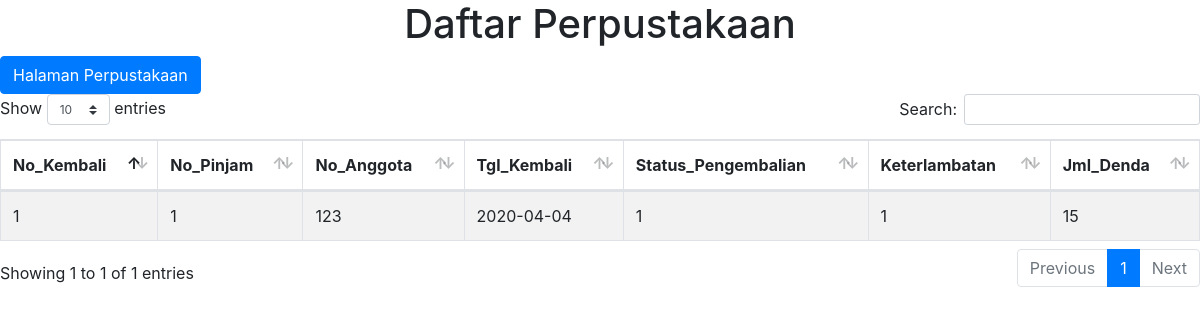
The page /Interface/latihan/pengembalian.php on the database as committed earlier.
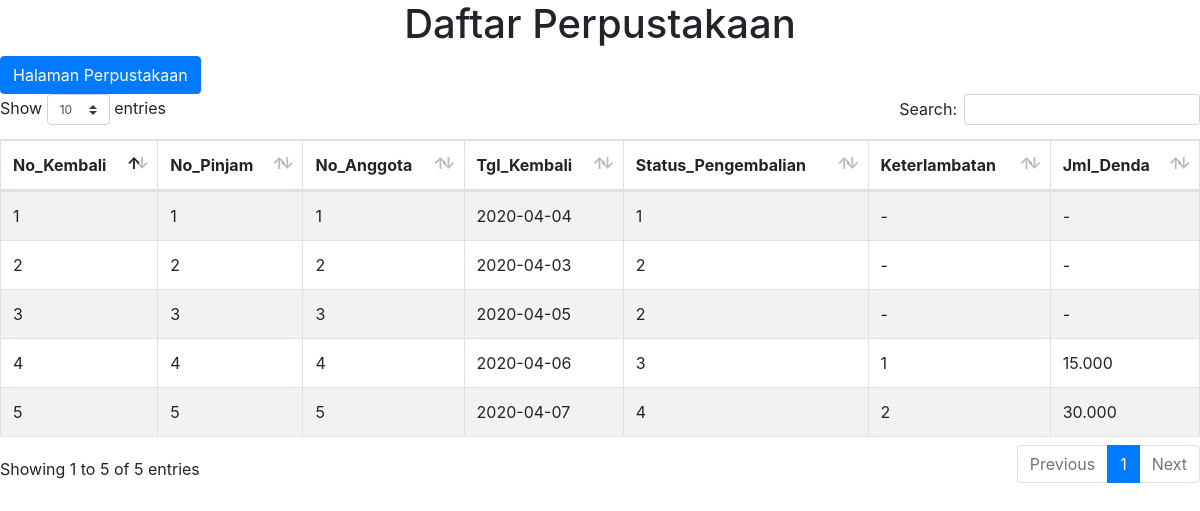
The same page on the database as committed later.
### tables this page shows
CREATE TABLE `tb_pengembalian` (
  `No_Kembali` varchar(5) NOT NULL,
  `No_Pinjam` varchar(7) NOT NULL,
  `Tgl_Kembali` date NOT NULL,
  `No_Anggota` varchar(100) NOT NULL,
  `Status_Pengembalian` varchar(5) NOT NULL,
  `Keterlambatan` varchar(8) NOT NULL,
  `Jml_Denda` varchar(10) NOT NULL
);

### Interface/latihan/pengembalian.php (the view, shortened to what this page needs)
<?php
$koneksi = mysqli_connect("localhost","root","","perpustakaan");
$result= mysqli_query ($koneksi,"SELECT * FROM tb_pengembalian");
?>
<!DOCTYPE html>
<html>
<head>
        <link href="responsive.css" rel="stylesheet" />
</head>
<body>
    <h1 class="text-center">Daftar Perpustakaan</h1>
    <a href="index.php" class="btn btn-primary">Halaman Perpustakaan</a>
    <table  id="example" class="table table-bordered table-striped dt-responsive nowrap" style="width:100%;">
        <thead>
        <tr>
            <th>No_Kembali</th>
            <th>No_Pinjam</th>
            <th>No_Anggota</th>
            <th>Tgl_Kembali</th>
            <th>Status_Pengembalian</th>
            <th>Keterlambatan</th>
            <th>Jml_Denda</th>
        </tr>
</thead>
<tbody>
       <?php while($row=mysqli_fetch_assoc($result)){ ?>
        <tr>
            <td><?= $row['No_Kembali']; ?></td>
            <td><?= $row['No_Pinjam']; ?></td>
            <td><?= $row['No_Anggota']; ?></td>
            <td><?= $row['Tgl_Kembali']; ?></td>
            <td><?= $row['Status_Pengembalian']; ?></td>
            <td><?= $row['Keterlambatan']; ?></td>
            <td><?= $row['Jml_Denda']; ?></td>
        </tr>
        <?php } ?>
    </tbody>
    </table>
</body>
</html>

Rows that differ between the two databases and show on the page:
changed tb_pengembalian id 1: No_Anggota "123" → "1"; Keterlambatan "1" → "-"; Jml_Denda "15" → "-"
added tb_pengembalian: No_Kembali "2", No_Pinjam "2", No_Anggota "2", Tgl_Kembali "2020-04-03", Status_Pengembalian "2", Keterlambatan "-", Jml_Denda "-"
added tb_pengembalian: No_Kembali "3", No_Pinjam "3", No_Anggota "3", Tgl_Kembali "2020-04-05", Status_Pengembalian "2", Keterlambatan "-", Jml_Denda "-"
added tb_pengembalian: No_Kembali "4", No_Pinjam "4", No_Anggota "4", Tgl_Kembali "2020-04-06", Status_Pengembalian "3", Keterlambatan "1", Jml_Denda "15.000"
added tb_pengembalian: No_Kembali "5", No_Pinjam "5", No_Anggota "5", Tgl_Kembali "2020-04-07", Status_Pengembalian "4", Keterlambatan "2", Jml_Denda "30.000"
Other text that changed with them:
text written by a page script: "Show entries Search: Showing 1 to 1 of 1 entries Previous 1 Next" → "Show entries Search: Showing 1 to 5 of 5 entries Previous 1 Next"
